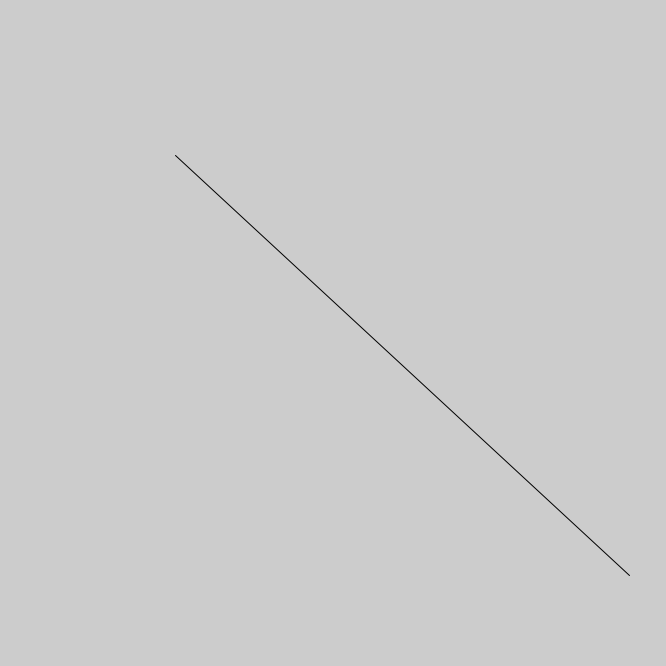
Frame 1 (no input)
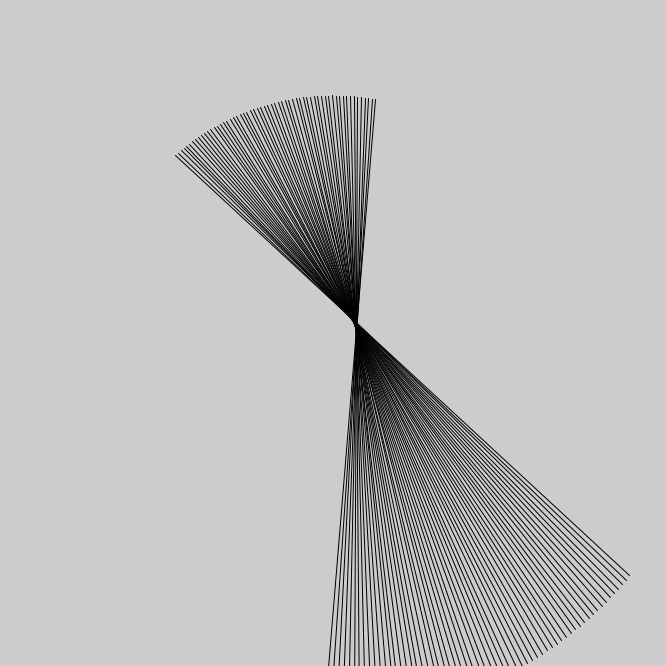
Frame 60 (the mouse pressed at the canvas centre just before this capture)
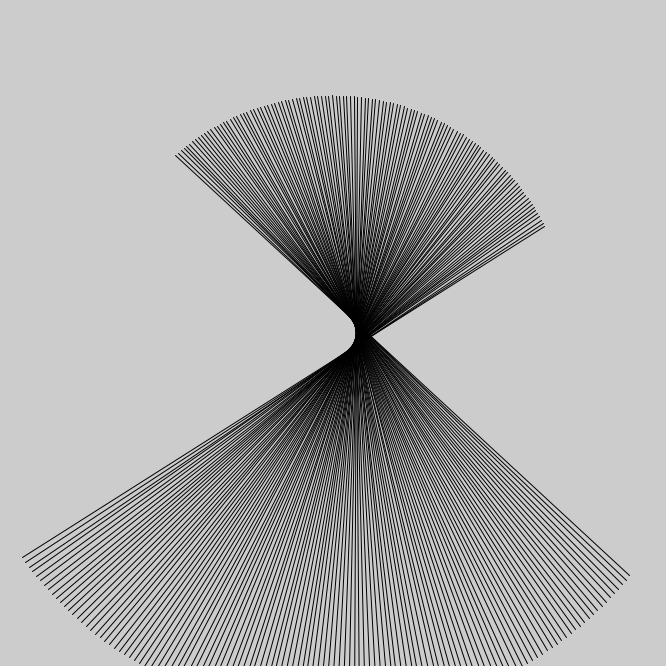
Frame 120 (the mouse held since frame 60 and released just before this capture)

The Processing sketch that drew these frames (run headless with seeded random() and noise(); from frame 60 on, the mouse is pressed at the canvas centre):

// Processing sketch: spirograph
// ── spirograph.pde
float x1, y1, x2, y2;
float r = random(1, 100);

void setup(){
  size(666,666);
  x1 = random(-width/2, width/2);
  x2 = random(-width/2, width/2);
  y1 = random(-height/2, height/2);
  y2 = random(-height/2, height/2);
}

void draw(){
  noStroke();
  fill(0,0,1,.5);
  rect(0,0,width,height);
  translate(width/2, height/2);
  rotate(frameCount / r);
  stroke(0);
  line(x1, y1, x2, y2);
}
